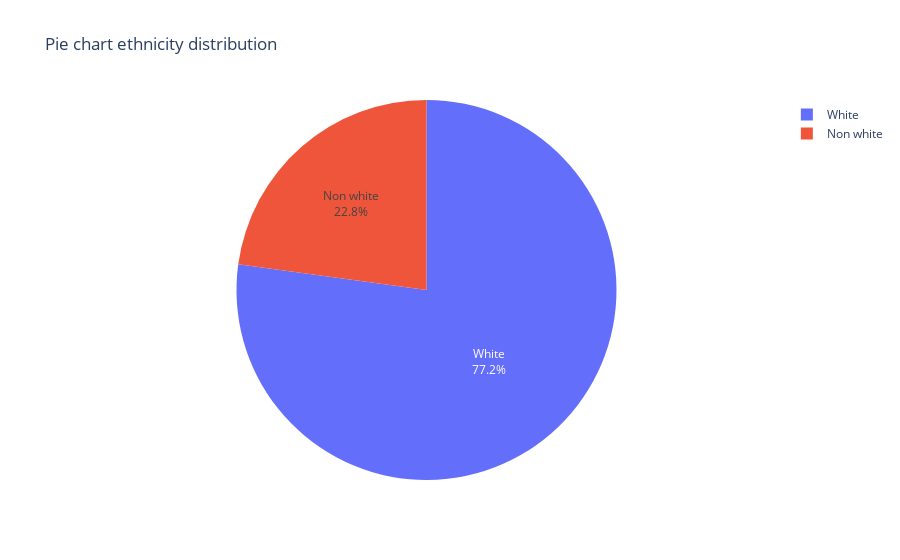

Source (notebook cell):
### Markdown cell above
Train

### Code cell
# Ethnicity train

labels = ["White", "Non white"]
values = [white_X_train, non_white_X_train]

fig = go.Figure(data=[go.Pie(labels=labels, values=values,  textinfo="label+percent")])
fig.update_layout(title_text="Pie chart ethnicity distribution - train")
fig.show()

### Figure 1 — Plotly figure (JSON) as saved in the notebook; plotly's stock layout.template omitted (floating-point values rounded to 4 significant figures)
{"data": [{"labels": ["White", "Non white"], "textinfo": "label+percent", "type": "pie", "values": [56609, 16761]}], "layout": {"title": {"text": "Pie chart ethnicity distribution"}}}
